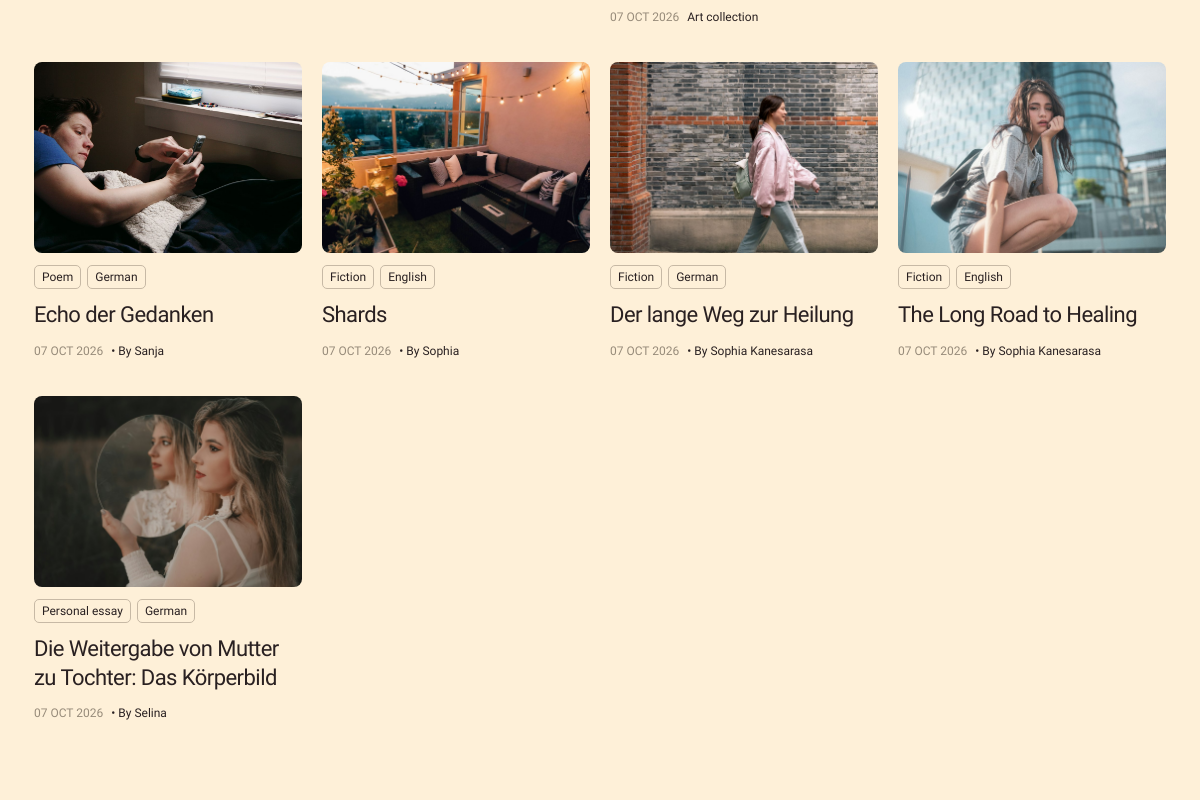
The app's page /app/search/ (signed in, middle part), older data.
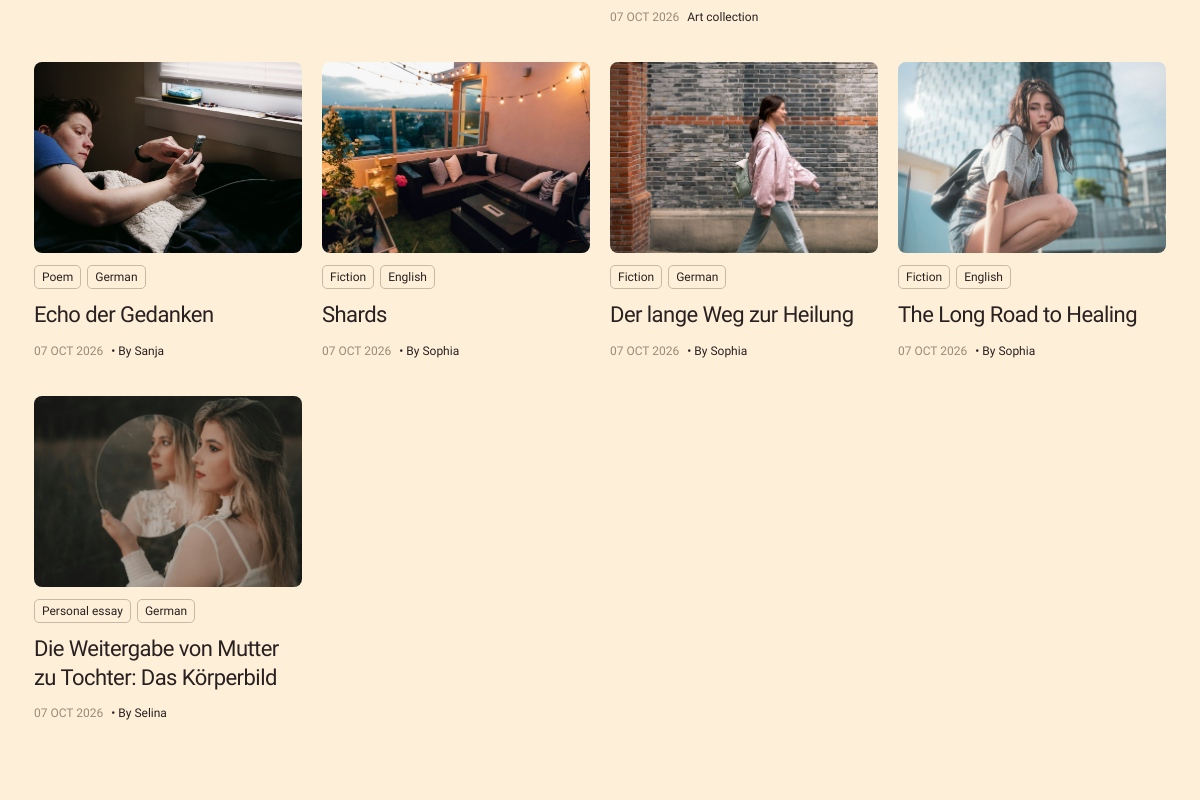
The same page, newer data.
### alpha/models.py (models this page shows, shortened)
class LandingContent(models.Model):
    ARTICLES = 'articles'
    EVENTS = 'events'
    TOP_PICKS = 'top_picks'
    ART = 'art'
    SECTION_CHOICES = (
        (ARTICLES, 'Articles'),
        (EVENTS, 'Events'),
        (TOP_PICKS, "Editor's Top Picks"),
        (ART, 'Art'),
    )
    section = models.CharField(max_length=16, choices=SECTION_CHOICES, db_index=True)
    title = models.CharField(max_length=255)
    description = models.TextField(blank=True)
    author = models.CharField(max_length=120, blank=True)
    published_at = models.DateField(blank=True, null=True)
    image_url = models.URLField(blank=True)
    link_url = models.URLField(blank=True)
    tags = models.CharField(max_length=255, blank=True, help_text='Comma-separated labels shown on the card.')
    is_published = models.BooleanField(default=False)
    display_order = models.PositiveIntegerField(default=0)
    class Meta:
        ordering = ('display_order', '-published_at', '-id')
    @property
    def tag_list(self):
        return [tag.strip() for tag in self.tags.split(',') if tag.strip()]

### alpha/views.py (the view, shortened to what this page needs)
# urls.py: path('app/search/', search, name='search'),
@login_required
def search(request):
	query = request.GET.get('q', '').strip()
	results = LandingContent.objects.filter(
		is_published=True,
		section__in=[LandingContent.ARTICLES, LandingContent.ART],
	)
	section = request.GET.get('section', '')
	if section in [LandingContent.ARTICLES, LandingContent.ART]:
		results = results.filter(section=section)
	return render(request, 'search.html', {
		'search_query': query,
		'search_results': results,
		'search_section': section,
	})

### alpha/context_processors.py (called while the page is built)
def community_members(_request):
    return {"community_members": COMMUNITY_MEMBERS}

### templates/search.html (shortened to what this page needs)
{% load static %}
<!DOCTYPE html>
<html lang="en">
 <head>
    <link href="{% static 'search.css' %}?v=colored-logo-1" rel="stylesheet"/>
    <link href="{% static 'community-footer.css' %}?v=community-directory-3" rel="stylesheet"/>
 <link href="{% static 'article-library.css' %}?v=library-card-spacing-2" rel="stylesheet"><link href="https://fonts.googleapis.com/css2?family=Google+Sans+Flex:wght@400;500;600&display=swap" rel="stylesheet"></head>
 <body>
  <article class="search" data-fid="358:6820">
   <div class="search__contents" data-fid="358:6821">
    <section class="search__suggestions" aria-label="Published articles"><div class="library-grid">
{% for story in search_results %}{% include 'library-card.html' %}{% empty %}<p>No published articles matched your search.</p>{% endfor %}
</div></section>
   </div>
  </article>
 </body>
</html>

### templates/library-card.html
<article class="library-card{% if story.section == 'art' %} library-art-card{% endif %}">
 <a class="library-card-image" href="{% if story.section == 'art' %}{{ story.link_url }}{% else %}{% url 'article' story.pk %}{% endif %}"><img src="{{ story.image_url }}" alt="{{ story.title }}" loading="lazy"></a>
 <div class="library-card-tags">{% for tag in story.tag_list %}<span>{{ tag }}</span>{% endfor %}</div>
 <h3><a href="{% if story.section == 'art' %}{{ story.link_url }}{% else %}{% url 'article' story.pk %}{% endif %}">{{ story.title }}</a></h3>
 <div class="library-card-meta"><time datetime="{{ story.published_at|date:'Y-m-d' }}">{{ story.published_at|date:"d M Y" }}</time><span>{% if story.author %}• By {{ story.author }}{% elif story.section == 'art' %}Art collection{% else %}MindState{% endif %}</span></div>
</article>

### templates/search-navbar.html (shortened to what this page needs)
{% load static %}

### static/article-library.css (style rules this page uses)
.library-grid { display:grid; grid-template-columns:repeat(4,minmax(0,1fr)); gap:36px 20px; align-items:stretch; }
.library-card { min-width:0; display:flex; flex-direction:column; gap:12px; color:#292021; font:400 17px/1.4 "Google Sans Flex",sans-serif; }
.library-card a { color:inherit; text-decoration:none; }
.library-card-image { display:block; width:100%; }
.library-card-image img { display:block; width:100%; aspect-ratio:1.4; object-fit:cover; border-radius:8px; }
.library-card-tags { display:flex; align-items:center; flex-wrap:wrap; gap:6px; }
.library-card-tags span { border:1px solid #c7b9a5; border-radius:5px; padding:2px 7px; font-size:12px; line-height:18px; }
.library-card h3 { margin:0; font-size:22px; font-weight:400; line-height:1.3; letter-spacing:-.025em; }
.library-card-meta { display:flex; flex-wrap:wrap; align-items:baseline; gap:4px 8px; margin-top:0; font-size:12px; line-height:18px; }
.library-card-meta time { color:#978b7a; text-transform:uppercase; }
.library-card-meta span { white-space:nowrap; }

Row changes from the older to the newer data that the page shows:
changed LandingContent "Der lange Weg zur Heilung": author "Sophia Kanesarasa" → "Sophia"
changed LandingContent "The Long Road to Healing": author "Sophia Kanesarasa" → "Sophia"
